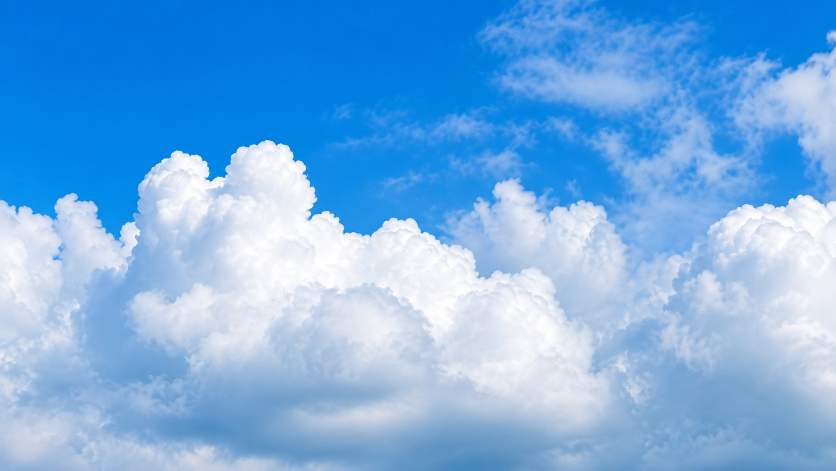
#> input picture assets/img/hero-sky.jpg, 1672 x 941 px (shown at 1/2 size)
$ python build_mobile_tiers.py
#> lines starting #> are read from the running program, lines starting #| are printed output that depends on the picture
#!/usr/bin/env python3
# -*- coding: utf-8 -*-
"""
Phone-sized tiers for every image the home page loads.

At 390px with a 2x screen the browser asks for ~700-780 device pixels, which
was pulling the 1000w and 1200w desktop tiers down the wire. These tiers sit
just above that ask, encoded at a lower quality because they are only ever
painted at half their pixel size — the loss is invisible at 2x density and
worth several hundred kilobytes on a phone.

Run: python scripts/build_mobile_tiers.py
"""
import os

from PIL import Image

ROOT = os.path.join(os.path.dirname(os.path.dirname(os.path.abspath(__file__))), "assets", "img")

Q = 72          # opaque photography
Q_ALPHA = 74    # the cut-out house and the cloud band
AQ = 60         # alpha channel — feathered mattes hide it entirely

# source, output, target width, quality, alpha
JOBS = [
    ("hero-sky.jpg",              "hero-sky-800.webp",         800, Q,       False),
    ("hero-cloudband-1600.webp",  "hero-cloudband-800.webp",   800, Q_ALPHA, True),
    ("hero-house.png",            "hero-house-750.webp",       750, Q_ALPHA, True),
    ("svc-buy-1200.webp",         "svc-buy-800.webp",          800, Q,       False),
    ("svc-manage-1200.webp",      "svc-manage-800.webp",       800, Q,       False),
    ("listing-waterfront-1200.webp", "listing-waterfront-800.webp", 800, Q,  False),
    ("agent-keerthana.jpg",       "agent-keerthana-500.webp",  500, Q,       False),
]

# Existing 500w card tiers were encoded at the desktop quality ladder. They are
# only ever seen at 250 CSS px, so re-encode them down.
REENCODE = [
    "seiras-card-500.webp",
    "seberang-jaya-card-500.webp",
    "gelugor-card-500.webp",
    "listing-mampu-500.webp",
    "listing-terrace-500.webp",
    "listing-waterfront-500.webp",
    "listing-ferringhi-500.webp",
]


def kb(path):
    return os.path.getsize(path) / 1024


def resize(im, width):
    if im.width <= width:
        return im
    height = round(im.height * width / im.width)
    return im.resize((width, height), Image.LANCZOS)


for src, dst, width, q, alpha in JOBS:
    sp = os.path.join(ROOT, src)
    dp = os.path.join(ROOT, dst)
    if not os.path.exists(sp):
        print("SKIP  %-30s (no source %s)" % (dst, src))
        continue
    im = Image.open(sp)
#> im is the input picture: PIL image 1672x941 RGB; mean R, G, B 117.6, 174.5, 227.2
    im = im.convert("RGBA" if alpha else "RGB")
    im = resize(im, width)
#> in resize, `return im.resize((width, height), Image.LANCZOS)`:
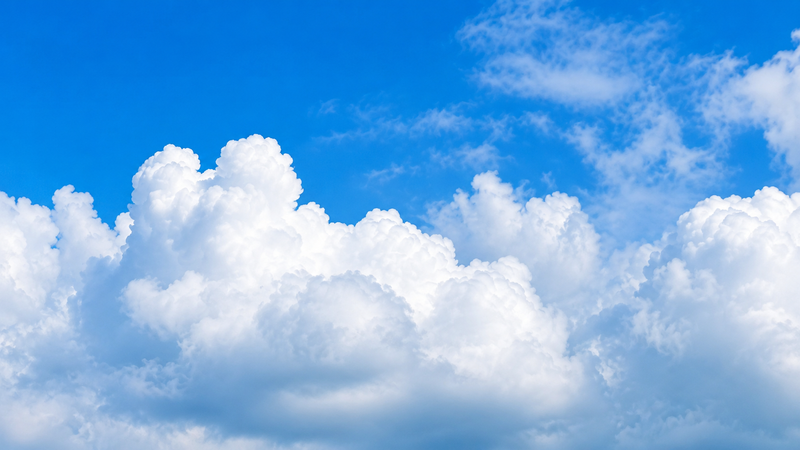
#> returned value: PIL image 800x450 RGB; mean R, G, B 117.6, 174.5, 227.2
    if alpha:
        im.save(dp, "WEBP", quality=q, alpha_quality=AQ, method=6)
    else:
        im.save(dp, "WEBP", quality=q, method=6)
    print("wrote %-30s %4dx%-4d  %6.1fKB  (from %s %.1fKB)"
          % (dst, im.width, im.height, kb(dp), src, kb(sp)))
#| wrote hero-sky-800.webp               800x450     15.2KB  (from hero-sky.jpg 1643.1KB)

for name in REENCODE:
    p = os.path.join(ROOT, name)
    if not os.path.exists(p):
        print("SKIP  %-30s (missing)" % name)
        continue
    before = kb(p)
    im = Image.open(p).convert("RGB")
    im.save(p, "WEBP", quality=Q, method=6)
    print("requ  %-30s %4dx%-4d  %6.1fKB  (was %.1fKB)" % (name, im.width, im.height, kb(p), before))
